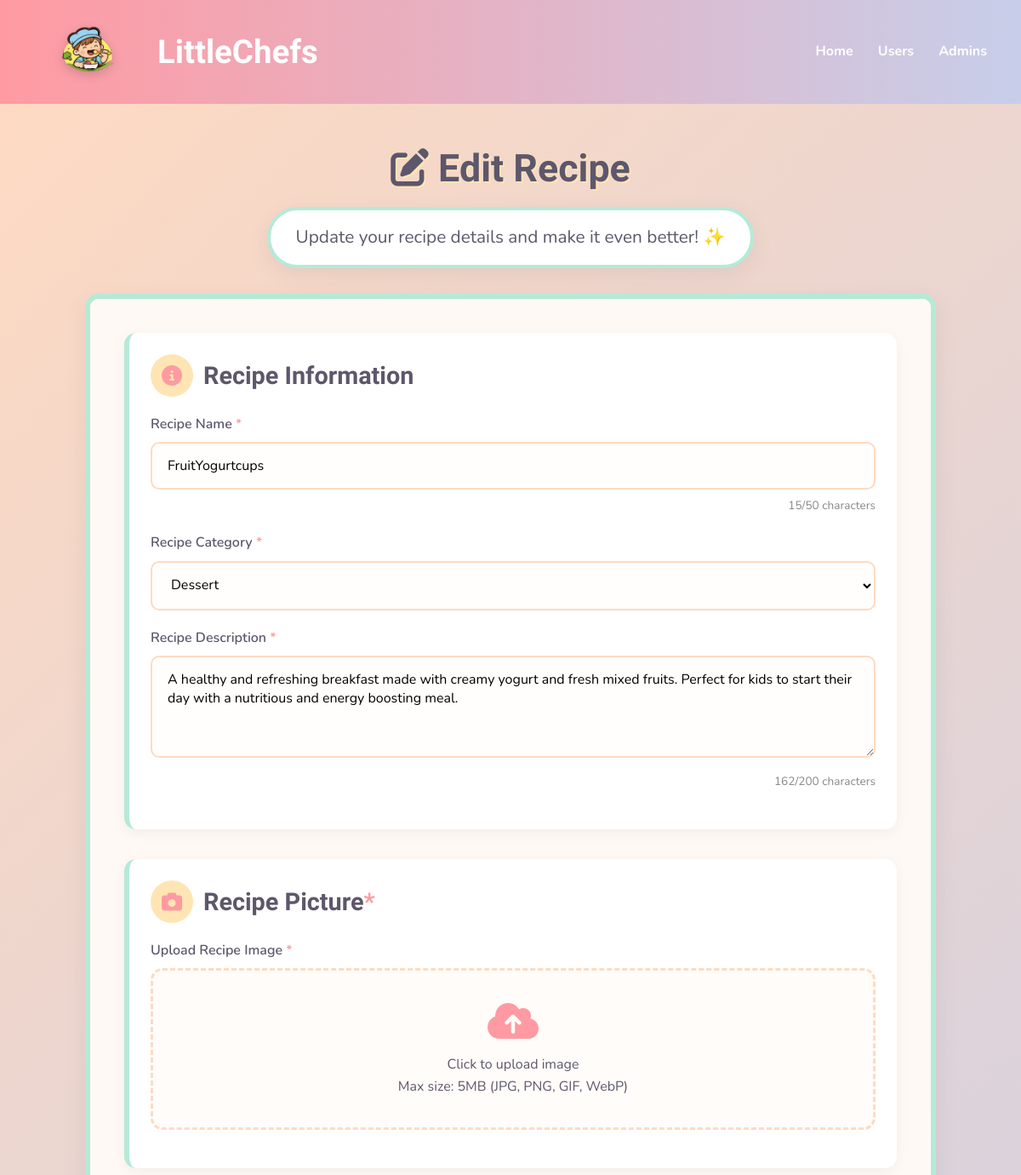
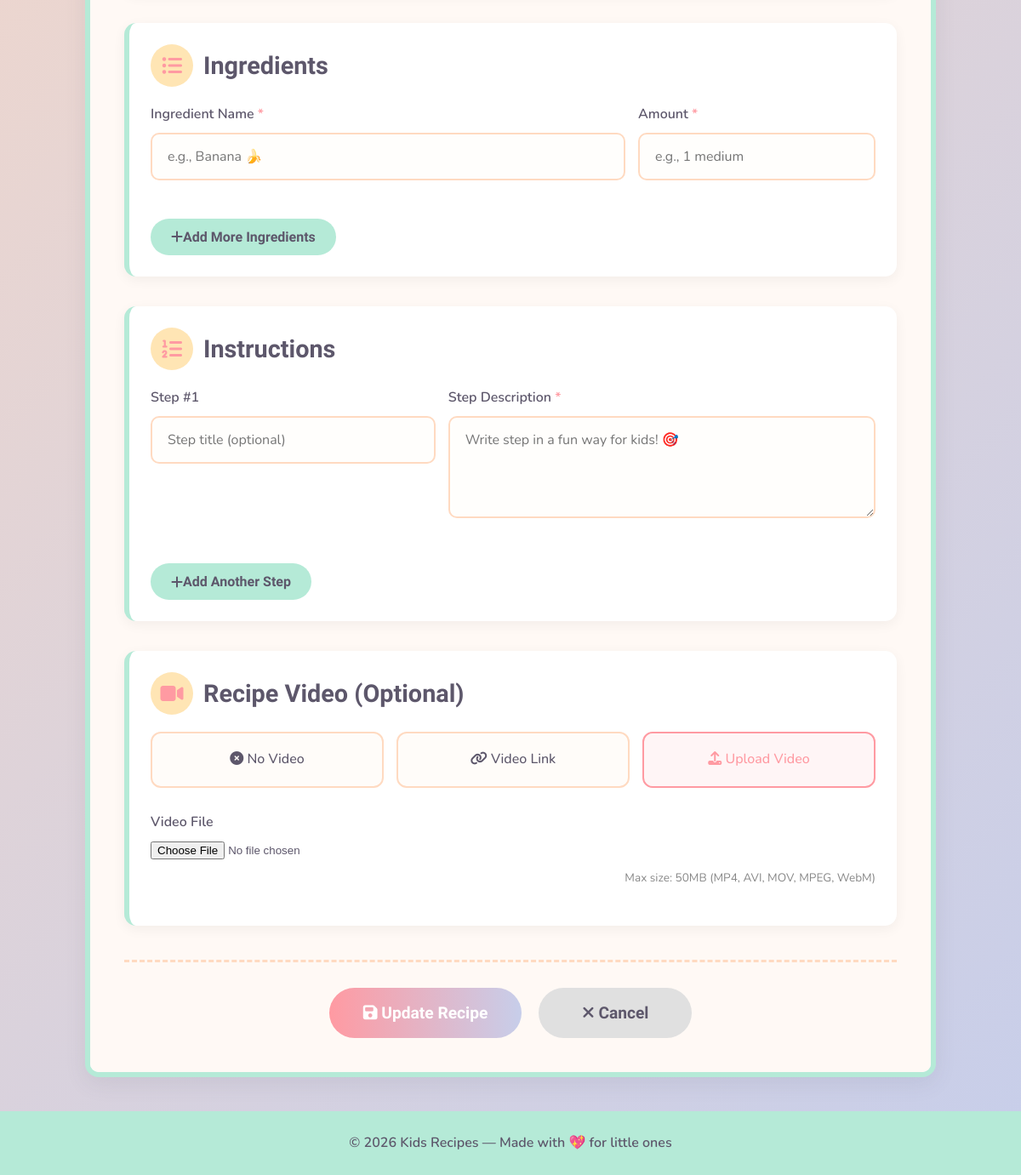
The page /edit.php?id=3 on the database its author committed (2 pictures, top to bottom).
### tables this page shows
CREATE TABLE `recipe` (
  `id` int(11) NOT NULL,
  `userID` int(11) NOT NULL,
  `categoryID` int(11) NOT NULL,
  `name` varchar(100) NOT NULL,
  `description` text NOT NULL,
  `photoFileName` varchar(100) NOT NULL,
  `videoFilePath` varchar(100) NOT NULL
);

CREATE TABLE `recipecategory` (
  `id` int(11) NOT NULL,
  `categoryname` varchar(50) NOT NULL
);

### edit.php (the view, shortened to what this page needs)
<?php
$conn = new mysqli("localhost", "root", "root", "recipedb", 8889);
$successMessage = "";
$recipeID = isset($_GET['id']) ? (int)$_GET['id'] : 0;
$recipeSql = "SELECT * FROM recipe WHERE id = ?";
$recipeStmt = $conn->prepare($recipeSql);
$recipeStmt->bind_param("i", $recipeID);
$recipeStmt->execute();
$recipeResult = $recipeStmt->get_result();
$recipe = $recipeResult->fetch_assoc();
$categories = [];
$catResult = $conn->query("SELECT id, categoryname FROM recipecategory ORDER BY id");
while ($row = $catResult->fetch_assoc()) {
    $categories[] = $row;
}
$ingredients = [];
$instructions = [];
$videoOption = 'none';
if (!empty($recipe['videoFilePath'])) {
    if (filter_var($recipe['videoFilePath'], FILTER_VALIDATE_URL)) {
        $videoOption = 'url';
        $videoUrl = $recipe['videoFilePath'];
    } else {
        $videoOption = 'upload';
    }
}
?>
<!DOCTYPE html>
<html lang="en">
<head>
  <link rel="stylesheet" href="https://cdnjs.cloudflare.com/ajax/libs/font-awesome/6.4.0/css/all.min.css">
</head>
<body>
<div class="container">
  <header>
    <div class="header-left">
      <img src="photo.png" alt="Kids Recipes Logo" class="logo">
      <h1>LittleChefs</h1>
    </div>
    <nav>
      <a href="index.php">Home</a>
      <a href="#">Users</a>
      <a href="#">Admins</a>
    </nav>
  </header>
  <div class="main-wrapper">
    <div class="page-header">
      <h2><i class="fas fa-edit"></i> Edit Recipe</h2>
      <p>Update your recipe details and make it even better! ✨</p>
    </div>
    <div class="recipe-container">
      <form class="recipe-form" id="recipeForm" method="POST" enctype="multipart/form-data" style="<?php echo $successMessage ? 'display: none;' : 'display: block;'; ?>">
        <div class="form-section">
          <h2 class="section-title"><i class="fas fa-info-circle"></i> Recipe Information</h2>
          <div class="form-group">
            <label for="name">Recipe Name <span class="required">*</span></label>
            <input type="text" id="name" name="name" value="<?php echo htmlspecialchars($recipe['name']); ?>" required>
            <div class="counter"><span id="nameCount"><?php echo strlen($recipe['name']); ?></span>/50 characters</div>
          </div>
          <div class="form-group">
            <label for="categoryID">Recipe Category <span class="required">*</span></label>
            <select id="categoryID" name="categoryID" required>
              <?php foreach ($categories as $category): ?>
                <option value="<?php echo $category['id']; ?>" <?php echo ($category['id'] == $recipe['categoryID']) ? 'selected' : ''; ?>>
                  <?php echo htmlspecialchars($category['categoryname']); ?>
                </option>
              <?php endforeach; ?>
            </select>
          </div>
          <div class="form-group">
            <label for="description">Recipe Description <span class="required">*</span></label>
            <textarea id="description" name="description" required><?php echo htmlspecialchars($recipe['description']); ?></textarea>
            <div class="counter"><span id="descCount"><?php echo strlen($recipe['description']); ?></span>/200 characters</div>
          </div>
        </div>
        <div class="form-section">
          <h2 class="section-title"><i class="fas fa-camera"></i> Recipe Picture <span class="required">*</span></h2>
          <div class="form-group" id="uploadSection" style="<?php echo (!empty($recipe['photoFileName']) && file_exists($recipe['photoFileName'])) ? 'display: none;' : 'display: block; margin-top: 20px;'; ?>">
            <label>Upload Recipe Image <span class="required">*</span></label>
            <div class="upload-area" id="uploadArea">
              <i class="fas fa-cloud-upload-alt"></i>
              <p>Click to upload image</p>
              <span>Max size: 5MB (JPG, PNG, GIF, WebP)</span>
            </div>
          </div>
        </div>
        <div class="form-section">
          <h2 class="section-title"><i class="fas fa-list-ul"></i> Ingredients</h2>
          <div id="ingredientsContainer">
            <?php if (empty($ingredients)): ?>
            <div class="ingredient-row">
              <div class="form-group ingredient-name">
                <label>Ingredient Name <span class="required">*</span></label>
                <input type="text" name="ingredientName[]" placeholder="e.g., Banana 🍌" required>
              </div>
              <div class="form-group ingredient-amount">
                <label>Amount <span class="required">*</span></label>
                <input type="text" name="ingredientQuantity[]" placeholder="e.g., 1 medium" required>
              </div>
            </div>
            <?php endif; ?>
          </div>
          <button type="button" class="add-btn" id="addIngredient">
            <i class="fas fa-plus"></i> Add More Ingredients
          </button>
        </div>
        <div class="form-section">
          <h2 class="section-title"><i class="fas fa-list-ol"></i> Instructions</h2>
          <div id="stepsContainer">
            <?php if (empty($instructions)): ?>
            <div class="step-row">
              <div class="form-group step-number">
                <label>Step #<span class="step-counter">1</span></label>
                <input type="text" name="stepTitle[]" placeholder="Step title (optional)">
              </div>
              <div class="form-group step-content">
                <label>Step Description <span class="required">*</span></label>
                <textarea name="stepDescription[]" placeholder="Write step in a fun way for kids! 🎯" rows="2" required></textarea>
              </div>
            </div>
            <?php endif; ?>
          </div>
          <button type="button" class="add-btn" id="addStep">
            <i class="fas fa-plus"></i> Add Another Step
          </button>
        </div>
        <div class="form-section">
          <h2 class="section-title"><i class="fas fa-video"></i> Recipe Video (Optional)</h2>
          <div class="video-options">
            <div class="video-option">
              <label for="videoNone"><i class="fas fa-times-circle"></i> No Video</label>
            </div>
            <div class="video-option">
              <label for="videoURL"><i class="fas fa-link"></i> Video Link</label>
            </div>
            <div class="video-option">
              <label for="videoUpload"><i class="fas fa-upload"></i> Upload Video</label>
            </div>
          </div>
          <div class="video-input" id="uploadInput" style="display: <?php echo $videoOption === 'upload' ? 'block' : 'none'; ?>;">
            <div class="form-group">
              <label for="videoFile">Video File</label>
              <input type="file" id="videoFile" name="videoFile" accept="video/*">
              <div class="counter">Max size: 50MB (MP4, AVI, MOV, MPEG, WebM)</div>
            </div>
          </div>
        </div>
        <div class="form-actions">
          <button type="submit" name="updateRecipe" class="submit-btn" id="submitBtn">
            <i class="fas fa-save"></i> Update Recipe
          </button>
          <button type="button" class="cancel-btn" id="cancelBtn">
            <i class="fas fa-times"></i> Cancel
          </button>
        </div>
      </form>
    </div>
  </div>
  <footer>
    © 2026 Kids Recipes — Made with 💖 for little ones
  </footer>
</div>
</body>
</html>

### rows shown on the page
recipe: name "FruitYogurtcups", name "15", categoryID "Dessert", description "A healthy and refreshing breakfast made with creamy yogurt and fresh mixed fruits. Perfect for kids to start their day with a nutritious and energy boosting meal.", description "162"
